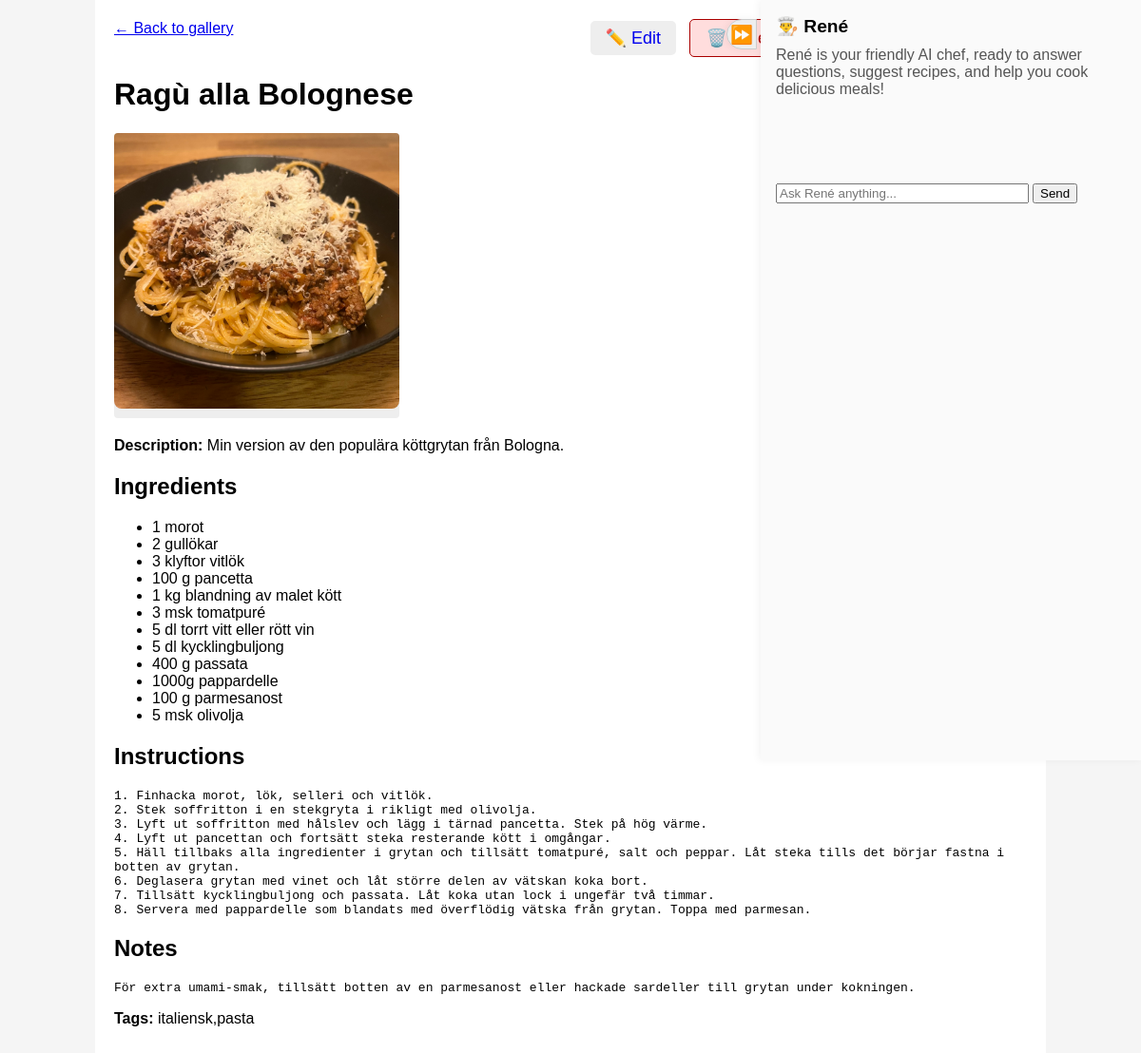
The app's page /recipe/1, older data.
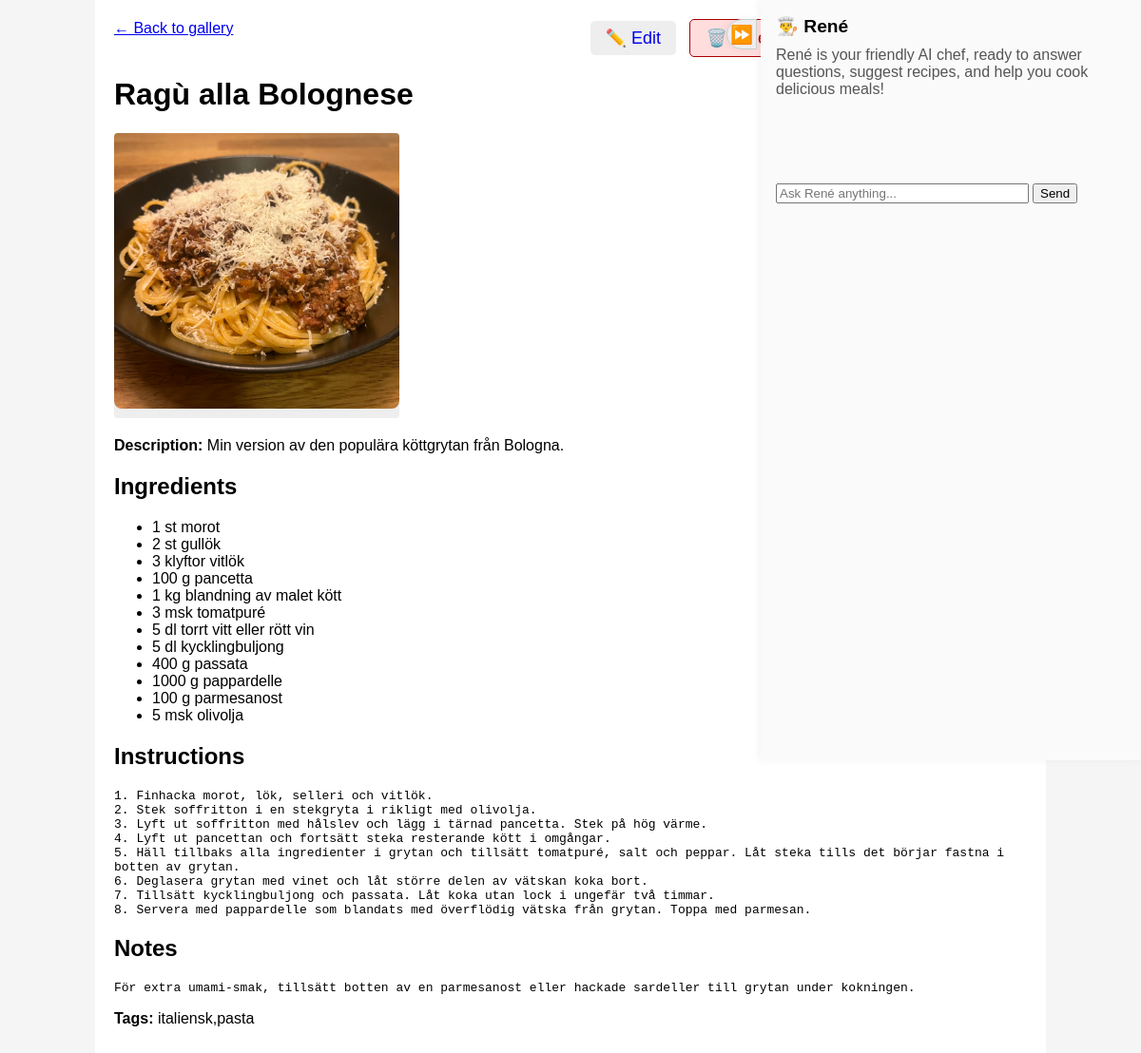
The same page, newer data.
### tables this page shows
CREATE TABLE recipe (
    id INTEGER PRIMARY KEY AUTOINCREMENT,
    title TEXT,
    description TEXT,
    instructions TEXT,
    notes TEXT,
    image_url TEXT,
    tags TEXT
);

CREATE TABLE recipe_ingredient (
    recipe_id INTEGER,
    ingredient_id INTEGER,
    amount TEXT,
    unit TEXT,
    note TEXT,
    FOREIGN KEY(recipe_id) REFERENCES recipe(id),
    FOREIGN KEY(ingredient_id) REFERENCES ingredient(id)
);

CREATE TABLE ingredient (
    id INTEGER PRIMARY KEY AUTOINCREMENT,
    name TEXT UNIQUE
, "grocery_category" TEXT, notes TEXT, kitchen_staple INTEGER DEFAULT 0);

### app.py (the view)
@app.route('/recipe/<int:recipe_id>')
def recipe_detail(recipe_id):
    conn = sqlite3.connect('recipe.db')
    conn.row_factory = sqlite3.Row
    c = conn.cursor()
    c.execute('SELECT * FROM recipe WHERE id=?', (recipe_id,))
    recipe = c.fetchone()
    c.execute('''
        SELECT i.name, ri.amount, ri.unit, ri.note
        FROM recipe_ingredient ri
        JOIN ingredient i ON ri.ingredient_id = i.id
        WHERE ri.recipe_id = ?
    ''', (recipe_id,))
    ingredients = c.fetchall()
    conn.close()
    return render_template('recipe_detail.html', recipe=recipe, ingredients=ingredients)

### templates/recipe_detail.html (shortened to what this page needs)
<!DOCTYPE html>
<html lang="en">
<head>
</head>
<body>
<div class="main-layout">
    <div class="main-content">
        <div style="display: flex; justify-content: space-between; align-items: center; margin-bottom: 20px;">
            <a href="/" class="back">← Back to gallery</a>
            <div>
                <a href="{{ url_for('edit_recipe', recipe_id=recipe['id']) }}" style="text-decoration: none; font-size: 18px; background: #eee; padding: 8px 16px; border-radius: 5px;">✏️ Edit</a>
                <form action="{{ url_for('delete_recipe', recipe_id=recipe['id']) }}" method="post" style="display:inline;">
                    <button type="submit" onclick="return confirm('Are you sure you want to delete this recipe?');" style="background: #ffdddd; color: #a00; border: 1px solid #a00; border-radius: 5px; padding: 8px 16px; font-size: 18px; margin-left: 10px;">🗑️ Delete</button>
                </form>
                <form action="{{ url_for('add_to_shopping_list', recipe_id=recipe['id']) }}" method="post" style="display:inline;">
                    <button type="submit" style="background: #e0ffe0; color: #080; border: 1px solid #080; border-radius: 5px; padding: 8px 16px; font-size: 18px; margin-left: 10px;">🛒 Add to Shopping List</button>
                </form>
            </div>
        </div>
        <h1>{{ recipe['title'] }}</h1>
        <div class="image-square">
            <img src="{{ recipe['image_url'] if recipe['image_url'] else url_for('static', filename='uploads/placeholder.jpeg') }}" alt="Image of {{ recipe['title'] }}">
        </div>
        <p><strong>Description:</strong> {{ recipe['description'] }}</p>
        <h2>Ingredients</h2>
        <ul>
            {% for ing in ingredients %}
                <li>
                    {{ ing['amount'] }} {{ ing['unit'] }} {{ ing['name'] }}
                </li>
            {% endfor %}
        </ul>
        <h2>Instructions</h2>
        <pre>{{ recipe['instructions'] }}</pre>
        <h2>Notes</h2>
        <pre>{{ recipe['notes'] }}</pre>
        <p><strong>Tags:</strong> {{ recipe['tags'] }}</p>
    </div>
</div>
{% include 'chat_widget.html' %}
</body>
</html>

### templates/chat_widget.html (shortened to what this page needs)
<div id="rene-sidebar">
    <button id="rene-toggle">⏩</button>
    <div style="padding: 16px;">
        <span style="font-size: 1.2em; font-weight: bold;">👨‍🍳 René</span>
        <p style="color: #555; margin-top: 10px; margin-bottom: 20px;">
            René is your friendly AI chef, ready to answer questions, suggest recipes, and help you cook delicious meals!
        </p>
        <div id="chat-output" style="min-height:60px; margin-bottom:10px;"></div>
        <form id="chat-form">
            <input id="chat-input" type="text" placeholder="Ask René anything..." style="width:70%;" required>
            <button type="submit">Send</button>
        </form>
    </div>
</div>

### templates/recipe_detail.html (style rules this page uses)
body { font-family: Arial; margin: 0; padding: 0; min-height: 100vh; display: flex; justify-content: center; background: #f5f5f5; }
.main-layout { display: flex; gap: 40px; width: 100vw; justify-content: center; position: relative; }
.main-content { flex: 2; max-width: 1000px; background: #fff; padding: 20px; box-sizing: border-box; }
img { width: 100%; border-radius: 8px; margin-bottom: 20px; }
.back { margin-bottom: 20px; display: block; }
pre { white-space: pre-wrap; }
.image-square { width: 300px; height: 300px; overflow: hidden; border-radius: 4px; margin-bottom: 20px; display: flex; align-items: center; justify-content: center; background: #eee; }
.image-square img { width: 100%; height: 100%; object-fit: cover; object-position: center; display: block; }

### templates/chat_widget.html (style rules this page uses)
#rene-sidebar { position: fixed; top: 0; right: 0; width: 400px; max-width: 90vw; height: 100vh; background: #fafafa; box-shadow: -2px 0 8px rgba(0,0,0,0.05); z-index: 1000; transition: transform 0.3s; display: flex; flex-direction: column; }
#rene-toggle { position: absolute; left: -36px; top: 20px; width: 32px; height: 32px; border-radius: 16px 0 0 16px; background: #eee; border: 1px solid #ccc; cursor: pointer; font-size: 1.2em; z-index: 1001; display: flex; align-items: center; justify-content: center; box-shadow: -2px 0 8px rgba(0,0,0,0.05); }

Row changes from the older to the newer data that the page shows:
removed recipe_ingredient: amount "1", unit "morot"
removed recipe_ingredient: amount "2", unit "gullökar"
removed recipe_ingredient: amount "1000g", unit "pappardelle"
added recipe_ingredient: amount "1", unit "st", name "morot"
added recipe_ingredient: amount "2", unit "st", name "gullök"
added recipe_ingredient: amount "1000", unit "g", name "pappardelle"
